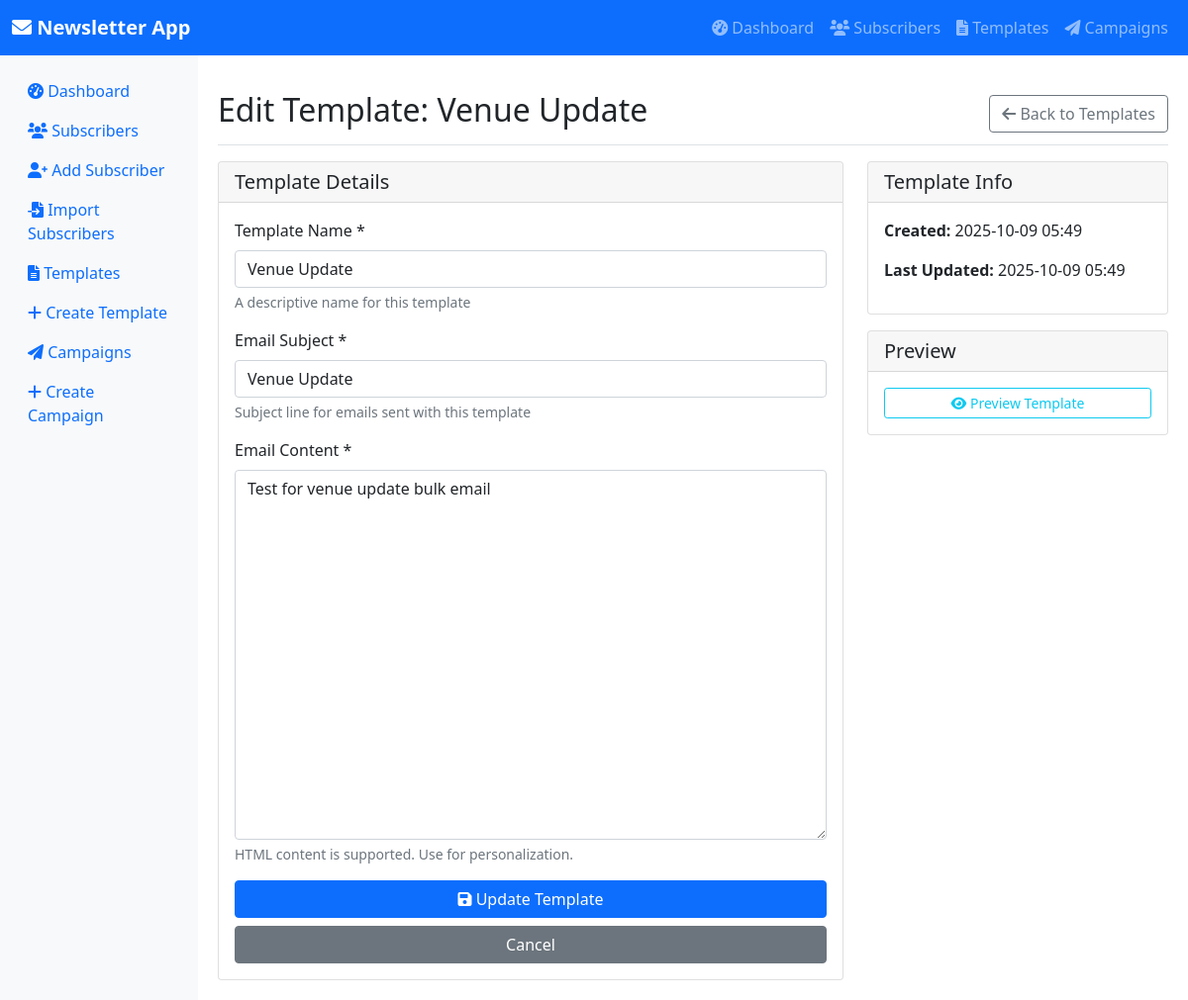
The app's page /templates/edit/2 with its own data.
### models.py (models this page shows, shortened)
class Template(db.Model):
    id = db.Column(db.Integer, primary_key=True)
    name = db.Column(db.String(255), nullable=False)
    subject = db.Column(db.String(500), nullable=False)
    content = db.Column(db.Text, nullable=False)
    created_at = db.Column(db.DateTime, default=datetime.utcnow, nullable=False)
    updated_at = db.Column(db.DateTime, default=datetime.utcnow, onupdate=datetime.utcnow)
    campaigns = db.relationship('Campaign', backref='template', lazy=True)

### app.py (the view, shortened to what this page needs)
@app.route('/templates/edit/<int:id>', methods=['GET', 'POST'])
def edit_template(id):
    template = Template.query.get_or_404(id)
    return render_template('edit_template.html', template=template)

### templates/edit_template.html (shortened to what this page needs)
{% extends "base.html" %}
{% block content %}
<div class="d-flex justify-content-between flex-wrap flex-md-nowrap align-items-center pt-3 pb-2 mb-3 border-bottom">
    <h1 class="h2">Edit Template: {{ template.name }}</h1>
    <div class="btn-toolbar mb-2 mb-md-0">
        <a href="{{ url_for('templates') }}" class="btn btn-outline-secondary">
            <i class="fas fa-arrow-left"></i> Back to Templates
        </a>
    </div>
</div>
<div class="row">
    <div class="col-md-8">
        <div class="card">
            <div class="card-header">
                <h5 class="mb-0">Template Details</h5>
            </div>
            <div class="card-body">
                <form method="POST">
                    <div class="mb-3">
                        <label for="name" class="form-label">Template Name *</label>
                        <input type="text" class="form-control" id="name" name="name" value="{{ template.name }}"
                            required>
                        <div class="form-text">A descriptive name for this template</div>
                    </div>
                    <div class="mb-3">
                        <label for="subject" class="form-label">Email Subject *</label>
                        <input type="text" class="form-control" id="subject" name="subject"
                            value="{{ template.subject }}" required>
                        <div class="form-text">Subject line for emails sent with this template</div>
                    </div>
                    <div class="mb-3">
                        <label for="content" class="form-label">Email Content *</label>
                        <textarea class="form-control" id="content" name="content" rows="15"
                            required>{{ template.content }}</textarea>
                        <div class="form-text">HTML content is supported. Use {{name}} for personalization.</div>
                    </div>
                    <div class="d-grid gap-2">
                        <button type="submit" class="btn btn-primary">
                            <i class="fas fa-save"></i> Update Template
                        </button>
                        <a href="{{ url_for('templates') }}" class="btn btn-secondary">Cancel</a>
                    </div>
                </form>
            </div>
        </div>
    </div>
    <div class="col-md-4">
        <div class="card">
            <div class="card-header">
                <h5 class="mb-0">Template Info</h5>
            </div>
            <div class="card-body">
                <p><strong>Created:</strong> {{ template.created_at.strftime('%Y-%m-%d %H:%M') }}</p>
                {% if template.updated_at %}
                <p><strong>Last Updated:</strong> {{ template.updated_at.strftime('%Y-%m-%d %H:%M') }}</p>
                {% endif %}
            </div>
        </div>
        <div class="card mt-3">
            <div class="card-header">
                <h5 class="mb-0">Preview</h5>
            </div>
            <div class="card-body">
                <button type="button" class="btn btn-sm btn-outline-info w-100" data-bs-toggle="modal"
                    data-bs-target="#previewModal">
                    <i class="fas fa-eye"></i> Preview Template
                </button>
            </div>
        </div>
    </div>
</div>
{% endblock %}

### records on screen
Template: name "Venue Update", subject "Venue Update", content "Test for venue update bulk email", created_at "2025-10-09 05:49", updated_at "2025-10-09 05:49"
